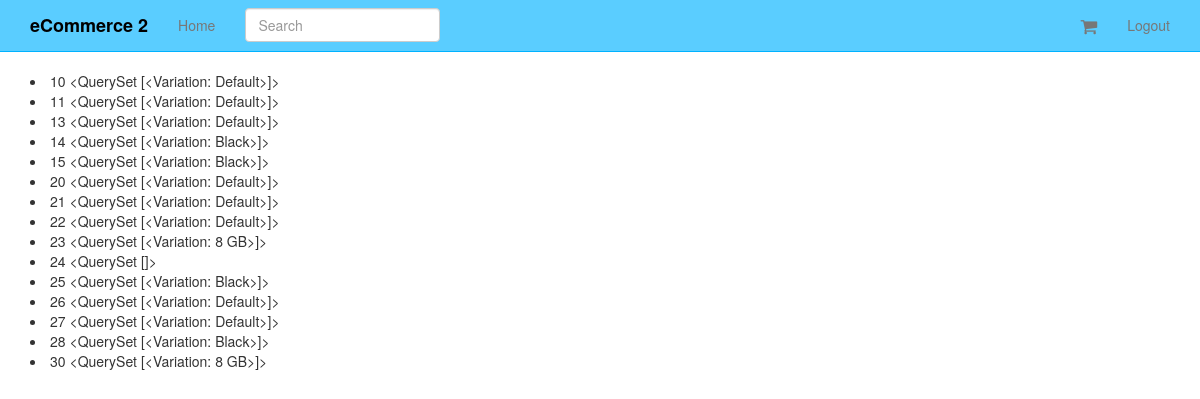
Screenshot of /orders/ (signed in) with the database file from the repository.
### orders/models.py (models this page shows, shortened)
class Order(models.Model):
	status = models.CharField(max_length=120, choices=ORDER_STATUS_CHOICES, default='created')
	cart = models.ForeignKey(Cart)
	user = models.ForeignKey(UserCheckout, null=True)
	billing_address = models.ForeignKey(UserAddress, related_name='billing_address', null=True)
	shipping_address = models.ForeignKey(UserAddress, related_name='shipping_address', null=True)
	shipping_total_price = models.DecimalField(max_digits=50, decimal_places=2, default=5.99)
	order_total = models.DecimalField(max_digits=50, decimal_places=2, )

### carts/models.py (models this page shows)
class Cart(models.Model):
	user = models.ForeignKey(settings.AUTH_USER_MODEL, null=True, blank=True)
	items = models.ManyToManyField(Variation, through=CartItem)
	timestamp = models.DateTimeField(auto_now_add=True, auto_now=False)
	updated = models.DateTimeField(auto_now_add=False, auto_now=True)
	subtotal = models.DecimalField(max_digits=50, decimal_places=2, default=25.00)
	tax_percentage  = models.DecimalField(max_digits=10, decimal_places=5, default=0.085)
	tax_total = models.DecimalField(max_digits=50, decimal_places=2, default=25.00)
	total = models.DecimalField(max_digits=50, decimal_places=2, default=25.00)
	def __unicode__(self):
		return str(self.id)
	def update_subtotal(self):
		print "updating..."
		subtotal = 0
		items = self.cartitem_set.all()
		for item in items:
			subtotal += item.line_item_total
		self.subtotal = "%.2f" %(subtotal)
		self.save()

### products/models.py (models this page shows, shortened)
class Variation(models.Model):
	product = models.ForeignKey(Product)
	title = models.CharField(max_length=120)
	price = models.DecimalField(decimal_places=2, max_digits=20)
	sale_price = models.DecimalField(decimal_places=2, max_digits=20, null=True, blank=True)
	active = models.BooleanField(default=True)
	inventory = models.IntegerField(null=True, blank=True) #refer none == unlimited amount
	def __unicode__(self):
		return self.title

### orders/views.py (the view)
# urls.py: url(r'^orders/$', OrderList.as_view(), name='orders'),
class OrderList(LoginRequiredMixin, ListView):
	queryset = Order.objects.all()
	def get_queryset(self):
		user_check_id = self.request.user.id
		user_checkout = UserCheckout.objects.get(id=user_check_id)
		return super(OrderList, self).get_queryset().filter(user=user_checkout)

### orders/mixins.py (called while the page is built)
	@method_decorator(login_required)
	def dispatch(self, request, *args, **kwargs):
		return super(LoginRequiredMixin, self).dispatch(request,*args, **kwargs)

### orders/templates/orders/order_list.html
{% extends "base.html" %}
{% block content %}
{% for object in object_list %}
<li>
{{ object.id }}
{{ object.cart.items.all }}
</li>
{% endfor %}
{% endblock %}

### static_in_pro/our_static/css/navbar-static-top.css (style rules this page uses)
body { min-height: 1000px; }

### rows the page displays
Order: id "10", cart.items.all "<QuerySet [<Variation: Default>]>"
Order: id "11", cart.items.all "<QuerySet [<Variation: Default>]>"
Order: id "13", cart.items.all "<QuerySet [<Variation: Default>]>"
Order: id "14", cart.items.all "<QuerySet [<Variation: Black>]>"
Order: id "15", cart.items.all "<QuerySet [<Variation: Black>]>"
Order: id "20", cart.items.all "<QuerySet [<Variation: Default>]>"
Order: id "21", cart.items.all "<QuerySet [<Variation: Default>]>"
Order: id "22", cart.items.all "<QuerySet [<Variation: Default>]>"
Order: id "23", cart.items.all "<QuerySet [<Variation: 8 GB>]>"
Order: id "24", cart.items.all "<QuerySet []>"
Order: id "25", cart.items.all "<QuerySet [<Variation: Black>]>"
Order: id "26", cart.items.all "<QuerySet [<Variation: Default>]>"
Order: id "27", cart.items.all "<QuerySet [<Variation: Default>]>"
Order: id "28", cart.items.all "<QuerySet [<Variation: Black>]>"
Order: id "30", cart.items.all "<QuerySet [<Variation: 8 GB>]>"
